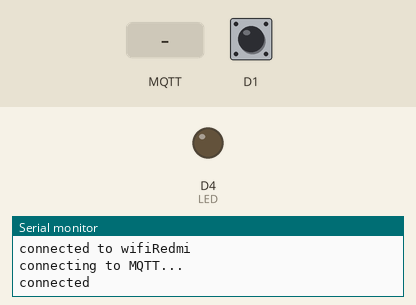
Recording of a sketch running on a simulated ESP8266 (NodeMCU). Shown: output pins drawn as LEDs (lit = HIGH), the last lines printed to the serial monitor. The inputs (shaded band) are chosen by the test bench; at power-on: D1 HIGH. WiFi joins after 1.5 s; servers stay silent unless stated; no MQTT or app messages arrive unless stated.

Above: at 2.7 s.
2.8 s: MQTT message "on" arrives on the first subscribed topic
At 3.3 s:
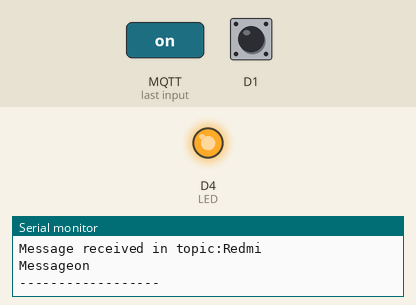
4.3 s: MQTT message "off" arrives on the first subscribed topic
At 5.6 s:
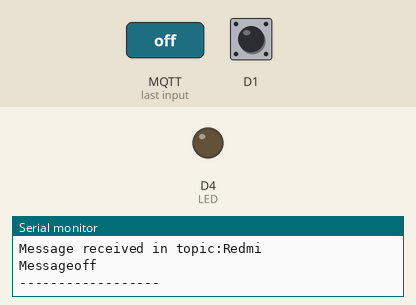
Timing chart, 0 to 7.3 s (numbered marks = the images above; inputs shaded):
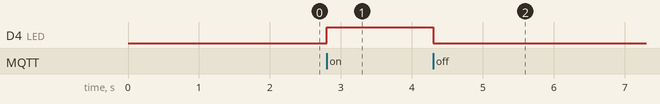

Measured:
- after the input at 2.8 s, D4 (LED): LOW → HIGH at once
- after the input at 4.3 s, D4 (LED): HIGH → LOW at once

The sketch:

MQTT_WITH_LEED.ino
```cpp
#include<ESP8266WiFi.h>
#include <PubSubClient.h>
const int LED = D4;
const char* ssid="Redmi";
const char* password="faizarasool";
const char* mqtt_server="broker.mqtt-dashboard.com";
const int mqtt_port=1883;
WiFiClient espClient;
PubSubClient client(espClient);
void setup()
{
  pinMode(LED,OUTPUT);
  Serial.begin(115200);
  WiFi.begin(ssid,password);
  while(WiFi.status()!=WL_CONNECTED)
  {
    delay(500);
    Serial.println("Connecting to WiFi..");
  }
  Serial.print("connected to wifi");
  Serial.println(WiFi.SSID());
  client.setServer(mqtt_server, mqtt_port);
  client.setCallback(MQTTcallback);
  while(!client.connected())
  {
    Serial.println("connecting to MQTT...");
    if(client.connect("ESP8266"))
    {
      Serial.println("connected");
    }
    else
    {
      Serial.print("failed with state");
      Serial.println(client.state());
      delay(2000);
    }
  }
  client.subscribe("Redmi");
}
void MQTTcallback(char* topic,byte* payload,unsigned int length)
{
  Serial.print("Message received in topic:");
  Serial.println(topic);
  Serial.print("Message");
  String message;
  for(int i=0;i<length;i++)
  {
    message=message+(char)payload[i];
  }
  Serial.print(message);
  if(message=="on")
  {
    digitalWrite(LED,HIGH);
  }
  else if (message=="off")
  {

    digitalWrite(LED,LOW);
  }
  Serial.println();
  Serial.println("------------------");
  }
void loop()
{
  if(digitalRead(D1)==0)
  {
    client.publish("rasool","hello from ESP8266");
    delay(1000);
  }
  else;
  {
    client.loop();
  }
}
```
